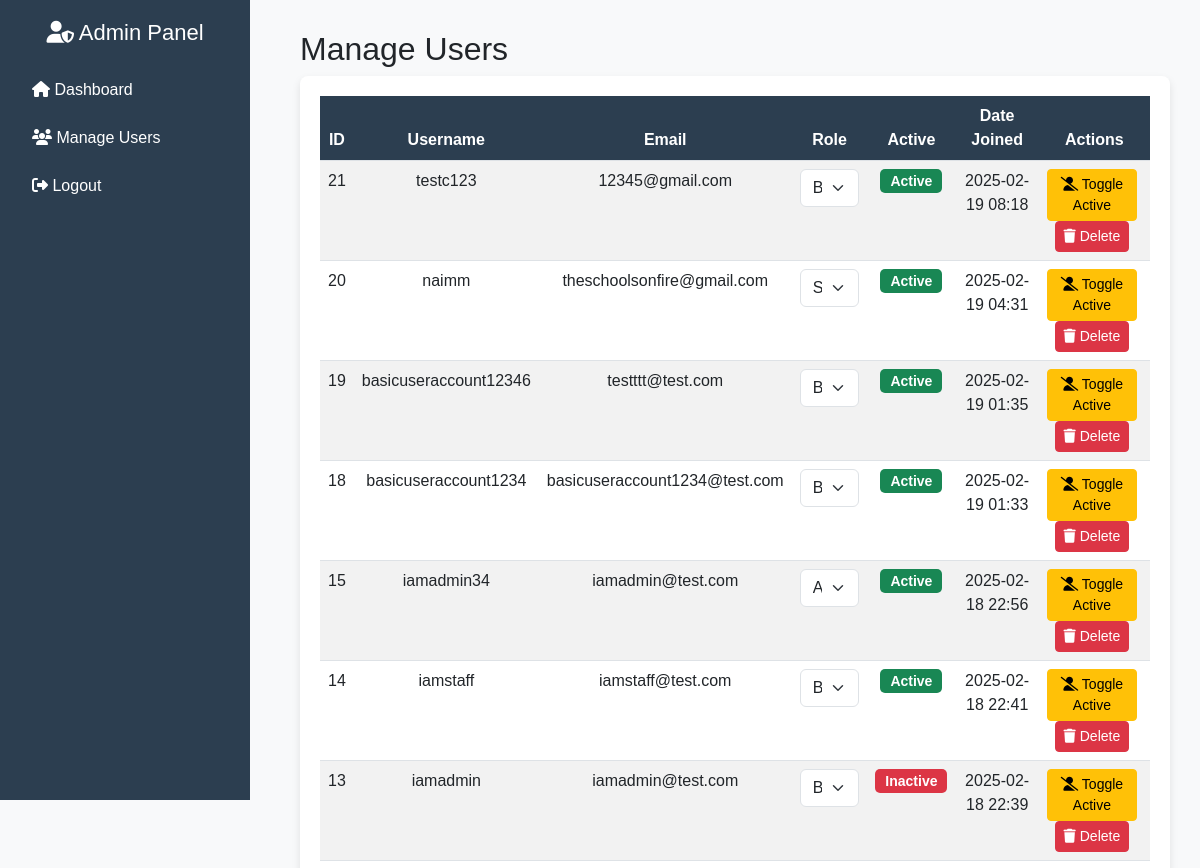
Page /accounts/admin/users/ (signed in, upper part) on the earlier database version.
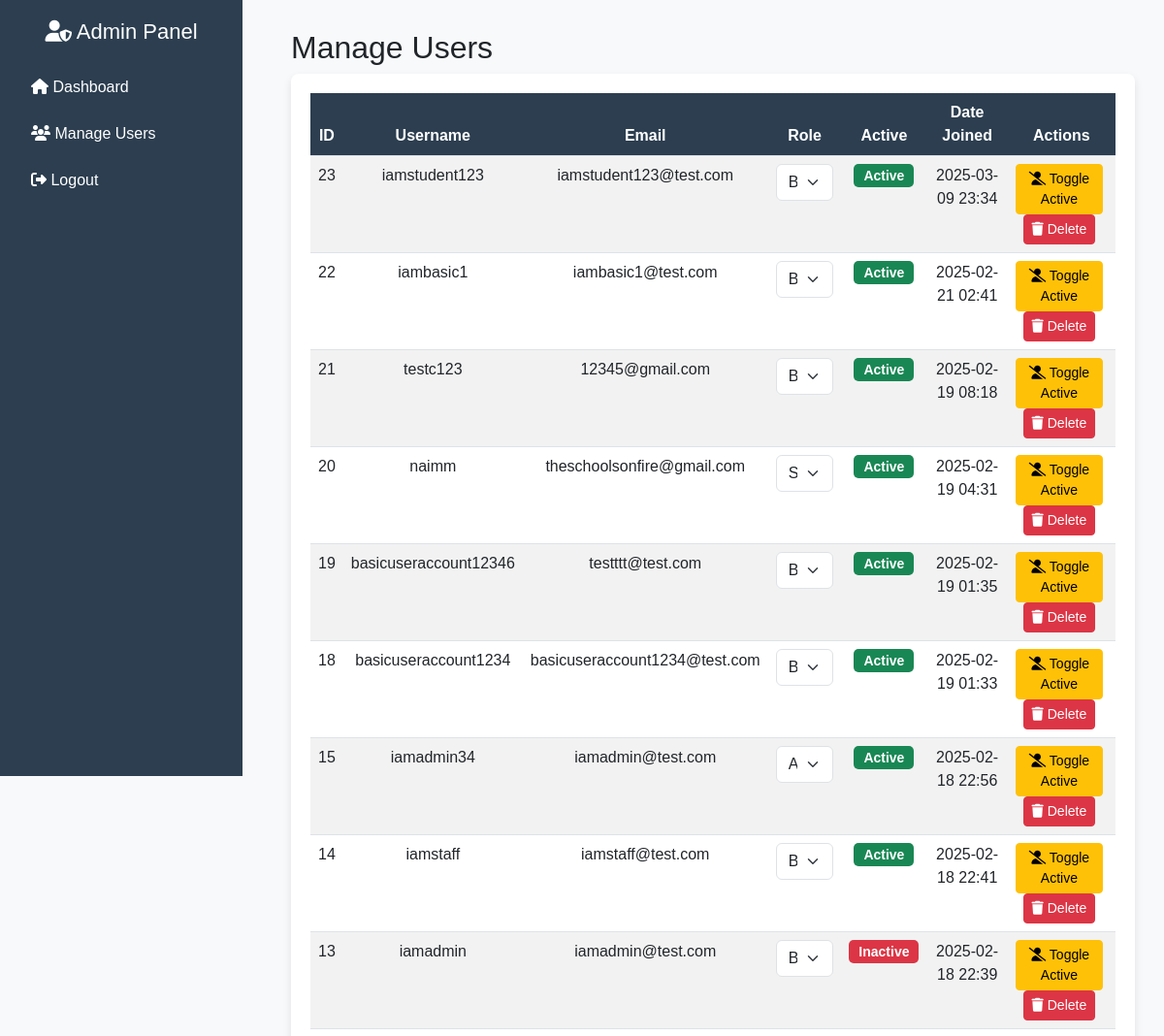
Same page on the later database version.
### accounts/models.py (models this page shows, shortened)
class User(AbstractUser):
    ROLE_CHOICES = [
        ('basic', 'Basic'),
        ('staff', 'Staff'),
        ('admin', 'Admin'),
    ]
    role = models.CharField(max_length=10, choices=ROLE_CHOICES, default='basic')

### accounts/views.py (the view)
# urls.py: path('admin/users/', admin_users_view, name='admin_users'), # accounts url
@login_required
def admin_users_view(request):
    if request.user.role == "admin":  # Only admins can access this
        users = User.objects.all().order_by('-date_joined')  # Fetch all users for admin view
        return render(request, 'accounts/admin_users.html', {'users': users})
    elif request.user.role == "staff":  # If the user is staff
        users = User.objects.filter(role__in=["basic", "staff"]).order_by('-date_joined')
        return render(request, 'accounts/staff_users.html', {'users': users})
    else:
        return redirect('/accounts/basic_home/')

### accounts/templates/accounts/admin_users.html (shortened to what this page needs)
<!DOCTYPE html>
<html lang="en">
<head>
    <link href="https://cdn.jsdelivr.net/npm/bootstrap@5.3.0/dist/css/bootstrap.min.css" rel="stylesheet">
</head>
<body>
    <div class="sidebar">
        <h2><i class="fas fa-user-shield"></i> Admin Panel</h2>
        <ul>
            <li><a href="/admin/"><i class="fas fa-home"></i> Dashboard</a></li>
            <li><a href="/accounts/admin/users/"><i class="fas fa-users"></i> Manage Users</a></li>
            <li><a href="/accounts/logout/"><i class="fas fa-sign-out-alt"></i> Logout</a></li>
        </ul>
    </div>
    <div class="main-content">
        <h2>Manage Users</h2>
        <div class="table-container">
            <table class="table table-striped">
                <thead>
                    <tr>
                        <th>ID</th>
                        <th>Username</th>
                        <th>Email</th>
                        <th>Role</th>
                        <th>Active</th>
                        <th>Date Joined</th>
                        <th>Actions</th>
                    </tr>
                </thead>
                <tbody>
                    {% for user in users %}
                    <tr>
                        <td>{{ user.id }}</td>
                        <td>{{ user.username }}</td>
                        <td>{{ user.email }}</td>
                        <td>
                            <form method="post" action="{% url 'change_role' user.id %}">
                                <select name="new_role" class="form-select" onchange="this.form.submit()">
                                    <option value="basic" {% if user.role == 'basic' %}selected{% endif %}>Basic</option>
                                    <option value="staff" {% if user.role == 'staff' %}selected{% endif %}>Staff</option>
                                    <option value="admin" {% if user.role == 'admin' %}selected{% endif %}>Admin</option>
                                </select>
                            </form>
                        </td>
                        <td>
                            {% if user.is_active %}
                                <span class="badge bg-success">Active</span>
                            {% else %}
                                <span class="badge bg-danger">Inactive</span>
                            {% endif %}
                        </td>
                        <td>{{ user.date_joined|date:"Y-m-d H:i" }}</td>
                        <td>
                            <form method="post" action="{% url 'deactivate_user' user.id %}" id="deactivate-form-{{ user.id }}" style="display:inline;">
                                <button type="button" class="btn btn-warning btn-sm btn-action" onclick="confirmDeactivate('{{ user.id }}')">
                                    <i class="fas fa-user-slash"></i> Toggle Active
                                </button>
                            </form>
                            <form method="post" action="{% url 'delete_user' user.id %}" id="delete-form-{{ user.id }}" style="display:inline;">
                                <button type="button" class="btn btn-danger btn-sm btn-action" onclick="confirmDelete('{{ user.id }}')">
                                    <i class="fas fa-trash"></i> Delete
                                </button>
                            </form>
                        </td>
                    </tr>
                    {% empty %}
                    <tr>
                        <td colspan="7" class="text-center">No users found.</td>
                    </tr>
                    {% endfor %}
                </tbody>
            </table>
        </div>
    </div>
</body>
</html>

### accounts/templates/accounts/admin_users.html (style rules this page uses)
body { display: flex; background: #f8f9fa; font-family: 'Poppins', sans-serif; margin: 0; }
.sidebar { width: 250px; height: 100vh; background: #2c3e50; color: white; position: fixed; padding: 20px; }
.sidebar h2 { text-align: center; font-size: 22px; margin-bottom: 20px; }
.sidebar ul { list-style: none; padding: 0; }
.sidebar ul li { padding: 12px; text-align: left; transition: 0.3s; }
.sidebar ul li a { color: white; text-decoration: none; display: block; font-size: 16px; }
.main-content { margin-left: 270px; padding: 30px; width: calc(100% - 270px); }
.table-container { background: white; padding: 20px; border-radius: 8px; box-shadow: 0px 4px 8px rgba(0, 0, 0, 0.1); }
.table th { background: #2c3e50; color: white; text-align: center; }
.table td { text-align: center; }
.badge { padding: 5px 10px; border-radius: 5px; font-size: 14px; }
.btn-action { margin-right: 5px; }

Differences in the rows shown:
added User: id "23", username "iamstudent123", email "iamstudent123@test.com", new_role "Basic", is_active "Active", date_joined "2025-03-09 23:34"
added User: id "22", username "iambasic1", email "iambasic1@test.com", new_role "Basic", is_active "Active", date_joined "2025-02-21 02:41"
